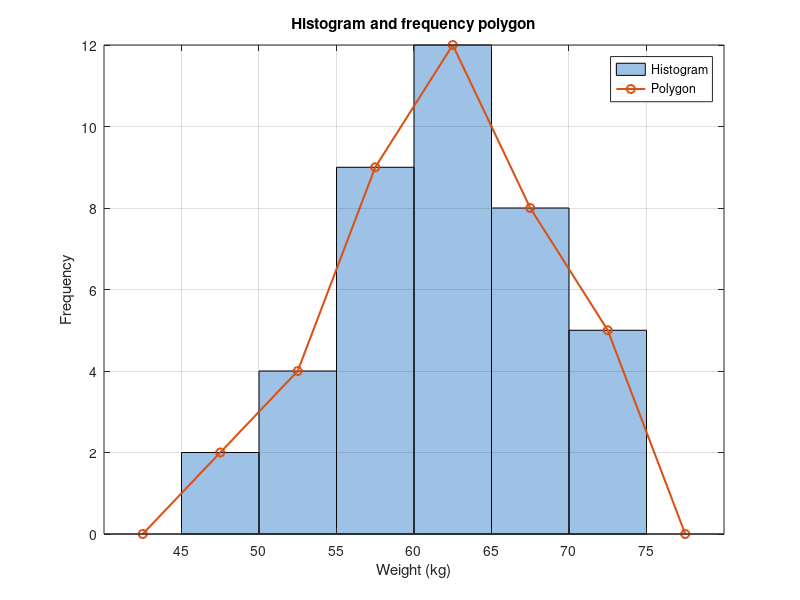

The MATLAB script that drew this image:
%% Question 4 (Lecture 4): Frequency Distribution of a Continuous Variable
clc; clear; close all;

w = [52 67 58 63 71 49 55 60 66 74 61 57 68 53 62 59 70 64 56 65 ...
     48 72 60 63 58 69 54 61 67 51 64 59 73 62 57 66 60 55 68 63];
n = numel(w);

k = 1 + 3.322*log10(n);                 % Sturges' rule  -> 6.32
R = max(w) - min(w);                    % range = 26
h = ceil(R/round(k));                   % class width = 5
fprintf('Min = %d, Max = %d, Range = %d\n', min(w), max(w), R);
fprintf('Sturges k = %.2f -> %d classes, width h = %d\n\n', k, round(k), h);

edges = 45:5:75;                        % class boundaries
f   = histc(w, edges); f = f(1:end-1);  % frequencies (lower <= x < upper)
mid = (edges(1:end-1) + edges(2:end))/2;
cf  = cumsum(f);

fprintf('%-10s %4s %9s %6s\n', 'Class', 'f', 'Mid-point', 'CumF');
for i = 1:numel(f)
    fprintf('%2d - <%-4d %4d %9.1f %6d\n', edges(i), edges(i+1), f(i), mid(i), cf(i));
end
fprintf('Total n = %d\n', sum(f));
[fm, im] = max(f);
fprintf('Modal class: %d - <%d (%d students)\n', edges(im), edges(im+1), fm);

figure('Position', [100 100 800 400]);
bar(mid, f, 1, 'FaceColor', [0.62 0.76 0.90], 'EdgeColor', 'k'); hold on
plot([mid(1)-h, mid, mid(end)+h], [0 f 0], '-o', 'LineWidth', 1.5);
set(gca, 'XTick', edges);
xlabel('Weight (kg)'); ylabel('Frequency');
title('Histogram and frequency polygon'); legend('Histogram', 'Polygon'); grid on
print('-dpng', '-r130', 'images/Q4_continuous_frequency.png');
